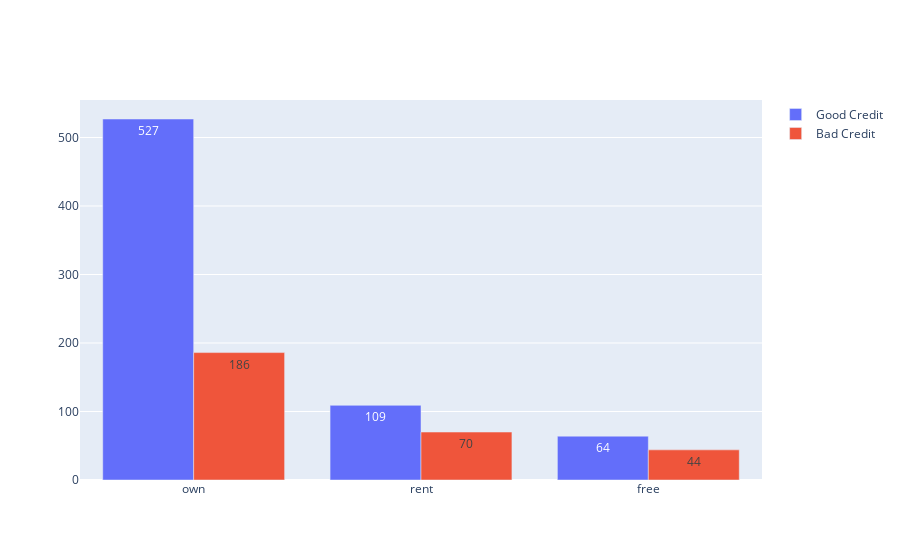

Notebook code for this chart:
### Code cell
trace1 = go.Bar(
    x=gud_huz_risk.index,
    y=gud_huz_risk.values,
    name='Good Credit',
    text=gud_huz_risk.values
)

trace2 = go.Bar(
    x=bad_huz_risk.index,
    y=bad_huz_risk.values,
    name='Bad Credit',
    text=bad_huz_risk.values
)

data = [trace1, trace2]

layout = go.Layout(
    title='<b>Housing Distribution by Risk</b>'
)

fig = go.Figure(data=data, layout=layout)
fig.show()

### Figure 1 — Plotly figure (JSON) as saved in the notebook; plotly's stock layout.template omitted (floating-point values rounded to 4 significant figures)
{"data": [{"name": "Good Credit", "text": [527, 109, 64], "type": "bar", "x": ["own", "rent", "free"], "y": [527, 109, 64]}, {"name": "Bad Credit", "text": [186, 70, 44], "type": "bar", "x": ["own", "rent", "free"], "y": [186, 70, 44]}], "layout": {}}
